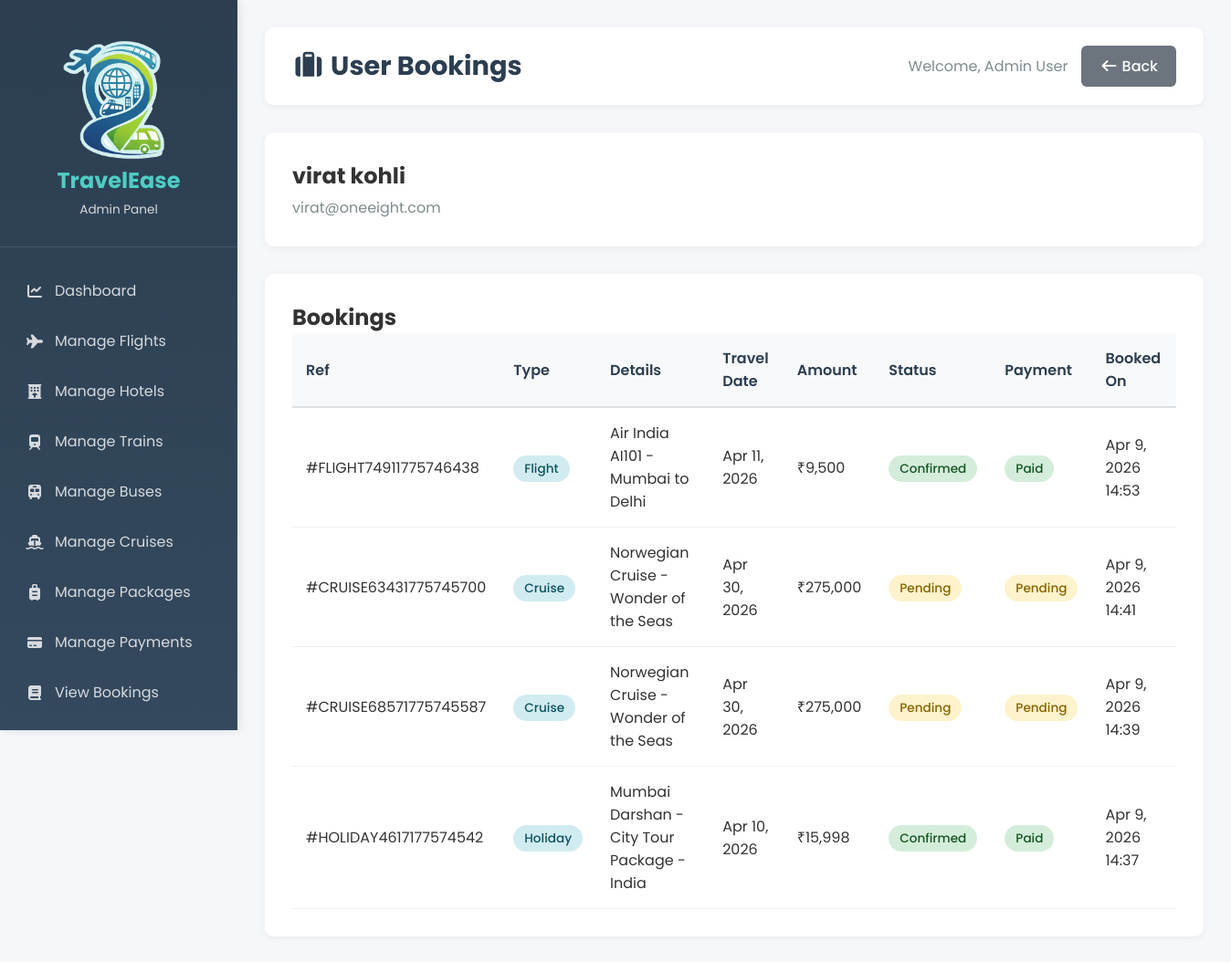
The page /admin/view-user-bookings.php?user_id=13 (signed in) on the database its author committed.
### tables this page shows
CREATE TABLE IF NOT EXISTS `users` (
  `id` int NOT NULL AUTO_INCREMENT,
  `full_name` varchar(150) NOT NULL,
  `email` varchar(150) NOT NULL,
  `phone` varchar(20) NOT NULL,
  `password` varchar(255) NOT NULL,
  `created_at` timestamp NOT NULL DEFAULT CURRENT_TIMESTAMP,
  `role` varchar(50) NOT NULL DEFAULT 'user',
  `reset_token` varchar(255) DEFAULT NULL,
  `token_expiry` datetime DEFAULT NULL,
  PRIMARY KEY (`id`),
  UNIQUE KEY `email` (`email`)
);

CREATE TABLE IF NOT EXISTS `bookings` (
  `id` int NOT NULL AUTO_INCREMENT,
  `user_id` int NOT NULL,
  `booking_type` enum('flight','hotel','train','bus','cruise','holiday') NOT NULL,
  `booking_reference` varchar(20) DEFAULT NULL,
  `item_id` int NOT NULL,
  `details` text,
  `booking_date` timestamp NOT NULL DEFAULT CURRENT_TIMESTAMP,
  `travel_date` date DEFAULT NULL,
  `return_date` date DEFAULT NULL,
  `check_in_date` date DEFAULT NULL,
  `check_out_date` date DEFAULT NULL,
  `quantity` int DEFAULT '1',
  `total_amount` decimal(10,2) DEFAULT NULL,
  `status` enum('pending','confirmed','cancelled','completed') DEFAULT 'pending',
  `payment_status` enum('paid','pending','failed') DEFAULT 'pending',
  `payment_date` datetime DEFAULT NULL,
  `created_at` timestamp NOT NULL DEFAULT CURRENT_TIMESTAMP,
  `updated_at` timestamp NOT NULL DEFAULT CURRENT_TIMESTAMP ON UPDATE CURRENT_TIMESTAMP,
  PRIMARY KEY (`id`),
  UNIQUE KEY `booking_reference` (`booking_reference`)
);

### admin/view-user-bookings.php (the view, shortened to what this page needs)
<?php
include "../db.php";
$user = null;
$bookings = null;
if (isset($_GET['user_id'])) {
    $user_id = intval($_GET['user_id']);
    $user_result = mysqli_query($conn, "SELECT * FROM users WHERE id='$user_id' LIMIT 1");
    if ($user_result && mysqli_num_rows($user_result) === 1) {
        $user = mysqli_fetch_assoc($user_result);
        $bookings = mysqli_query($conn, "SELECT * FROM bookings WHERE user_id='$user_id' ORDER BY booking_date DESC");
    }
}
?>
<!DOCTYPE html>
<html lang="en">
<head>
    <link rel="stylesheet" href="../css/all.min.css">
    <link rel="stylesheet" href="admin-style.css">
</head>
<body>
    <div class="admin-wrapper">
        <?php include 'sidebar.php'; ?>
        <main class="admin-main">
            <header class="admin-header">
                <h1><i class="fas fa-suitcase"></i> User Bookings</h1>
                <div class="header-actions">
                    <span>Welcome, <?php echo htmlspecialchars($_SESSION['admin_name']); ?></span>
                    <a href="view-users.php" class="btn-secondary"><i class="fas fa-arrow-left"></i> Back</a>
                </div>
            </header>
            <?php if(!$user): ?>
                <div class="content-card">
                    <p style="color: #7f8c8d;">User not found.</p>
                </div>
            <?php else: ?>
                <div class="content-card">
                    <h2><?php echo htmlspecialchars($user['full_name']); ?></h2>
                    <p style="color: #7f8c8d; margin-top: 5px;"><?php echo htmlspecialchars($user['email']); ?></p>
                </div>
                <div class="content-card">
                    <h2>Bookings</h2>
                    <div class="table-responsive">
                        <table class="data-table">
                            <thead>
                                <tr>
                                    <th>Ref</th>
                                    <th>Type</th>
                                    <th>Details</th>
                                    <th>Travel Date</th>
                                    <th>Amount</th>
                                    <th>Status</th>
                                    <th>Payment</th>
                                    <th>Booked On</th>
                                </tr>
                            </thead>
                            <tbody>
                                <?php if($bookings && mysqli_num_rows($bookings) > 0): ?>
                                    <?php while($booking = mysqli_fetch_assoc($bookings)): ?>
                                    <tr>
                                        <td>#<?php echo htmlspecialchars($booking['booking_reference']); ?></td>
                                        <td><span class="badge badge-info"><?php echo ucfirst($booking['booking_type']); ?></span></td>
                                        <td><?php echo htmlspecialchars($booking['details']); ?></td>
                                        <td><?php echo date('M j, Y', strtotime($booking['travel_date'])); ?></td>
                                        <td>₹<?php echo number_format($booking['total_amount'], 0); ?></td>
                                        <td><span class="badge badge-<?php echo $booking['status'] == 'confirmed' ? 'success' : ($booking['status'] == 'pending' ? 'warning' : 'danger'); ?>"><?php echo ucfirst($booking['status']); ?></span></td>
                                        <td><span class="badge badge-<?php echo $booking['payment_status'] == 'paid' ? 'success' : ($booking['payment_status'] == 'pending' ? 'warning' : 'danger'); ?>"><?php echo ucfirst($booking['payment_status']); ?></span></td>
                                        <td><?php echo date('M j, Y H:i', strtotime($booking['booking_date'])); ?></td>
                                    </tr>
                                    <?php endwhile; ?>
                                <?php else: ?>
                                    <tr>
                                        <td colspan="8" class="text-center">No bookings found</td>
                                    </tr>
                                <?php endif; ?>
                            </tbody>
                        </table>
                    </div>
                </div>
            <?php endif; ?>
        </main>
    </div>
</body>
</html>

### admin/admin-style.css (style rules this page uses)
* { margin: 0; padding: 0; box-sizing: border-box; }
body { font-family: 'Poppins', sans-serif; background: #f5f7fa; color: #333; }
.admin-wrapper { display: flex; min-height: 100vh; }
.admin-main { flex: 1; margin-left: 260px; padding: 30px; }
.admin-header { display: flex; justify-content: space-between; align-items: center; margin-bottom: 30px; background: white; padding: 20px 30px; border-radius: 10px; box-shadow: 0 2px 10px rgba(0,0,0,0.05); }
.admin-header h1 { font-size: 1.8rem; color: #2c3e50; }
.header-actions { display: flex; align-items: center; gap: 15px; }
.header-actions span { color: #7f8c8d; }
.content-card { background: white; border-radius: 10px; padding: 30px; box-shadow: 0 2px 10px rgba(0,0,0,0.05); margin-bottom: 30px; }
.table-responsive { overflow-x: auto; }
.data-table { width: 100%; border-collapse: collapse; }
.data-table thead { background: #f8f9fa; }
.data-table th { padding: 15px; text-align: left; font-weight: 600; color: #2c3e50; border-bottom: 2px solid #e0e0e0; }
.data-table td { padding: 15px; border-bottom: 1px solid #f0f0f0; }
.badge { padding: 5px 12px; border-radius: 20px; font-size: 0.85rem; font-weight: 500; }
.badge-success { background: #d4edda; color: #155724; }
.badge-warning { background: #fff3cd; color: #856404; }
.badge-info { background: #d1ecf1; color: #0c5460; }
.btn-primary, .btn-secondary, .btn-danger, .btn-success { padding: 10px 20px; border: none; border-radius: 6px; cursor: pointer; font-weight: 500; text-decoration: none; display: inline-block; transition: all 0.3s; }
.btn-secondary { background: #6c757d; color: white; }

### rows shown on the page
users: full_name "virat kohli", email "virat@oneeight.com"
bookings: booking_reference "FLIGHT74911775746438", booking_type "Flight", details "Air India AI101 - Mumbai to Delhi", travel_date "Apr 11, 2026", total_amount "9,500", status "Confirmed", payment_status "Paid", booking_date "Apr 9, 2026 14:53"
bookings: booking_reference "CRUISE63431775745700", booking_type "Cruise", details "Norwegian Cruise - Wonder of the Seas", travel_date "Apr 30, 2026", total_amount "275,000", status "Pending", payment_status "Pending", booking_date "Apr 9, 2026 14:41"
bookings: booking_reference "CRUISE68571775745587", booking_type "Cruise", details "Norwegian Cruise - Wonder of the Seas", travel_date "Apr 30, 2026", total_amount "275,000", status "Pending", payment_status "Pending", booking_date "Apr 9, 2026 14:39"
bookings: booking_reference "HOLIDAY4617177574542", booking_type "Holiday", details "Mumbai Darshan - City Tour Package - India", travel_date "Apr 10, 2026", total_amount "15,998", status "Confirmed", payment_status "Paid", booking_date "Apr 9, 2026 14:37"

### other values the page prints
$_SESSION['admin_name'] "Admin User"
